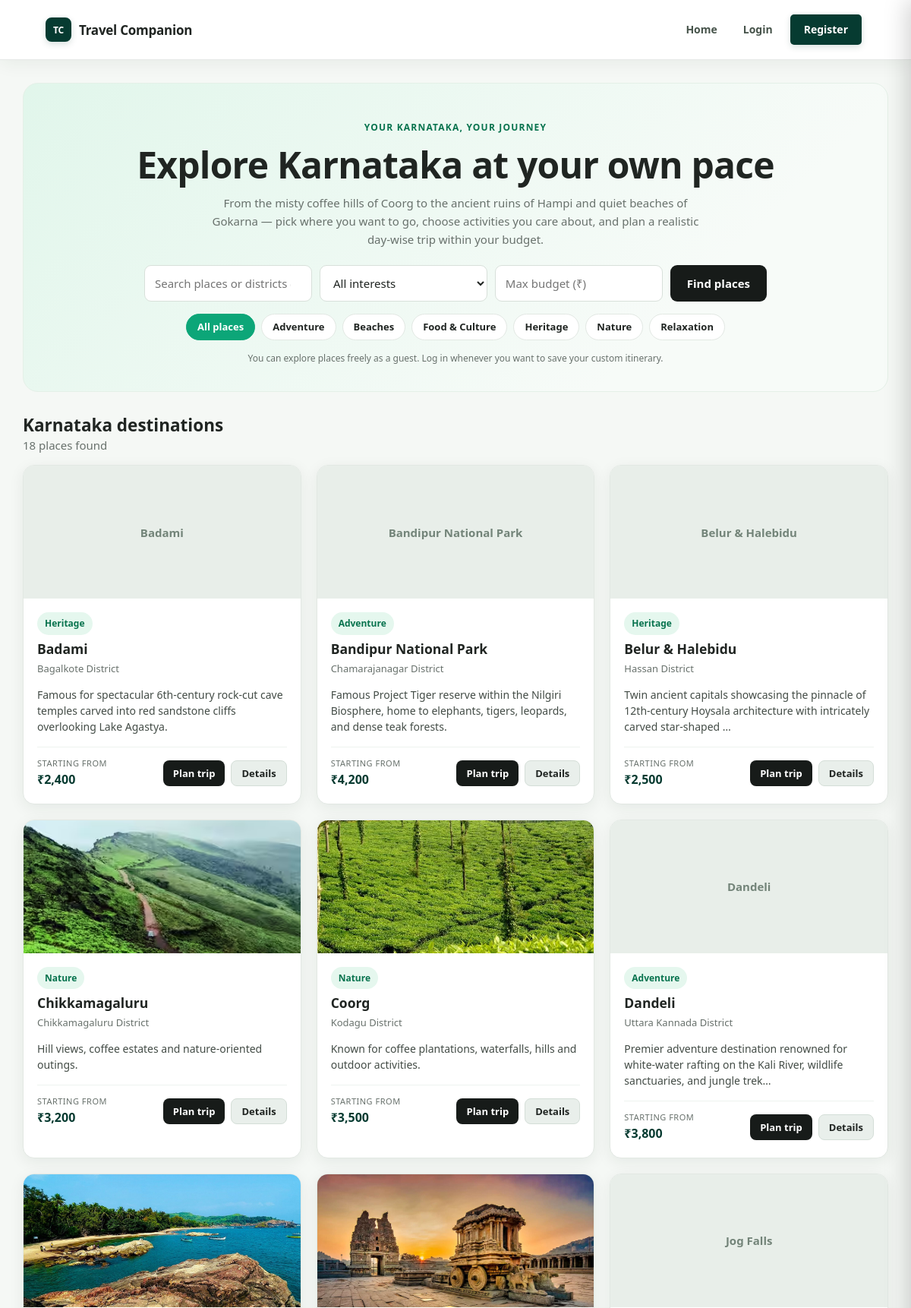
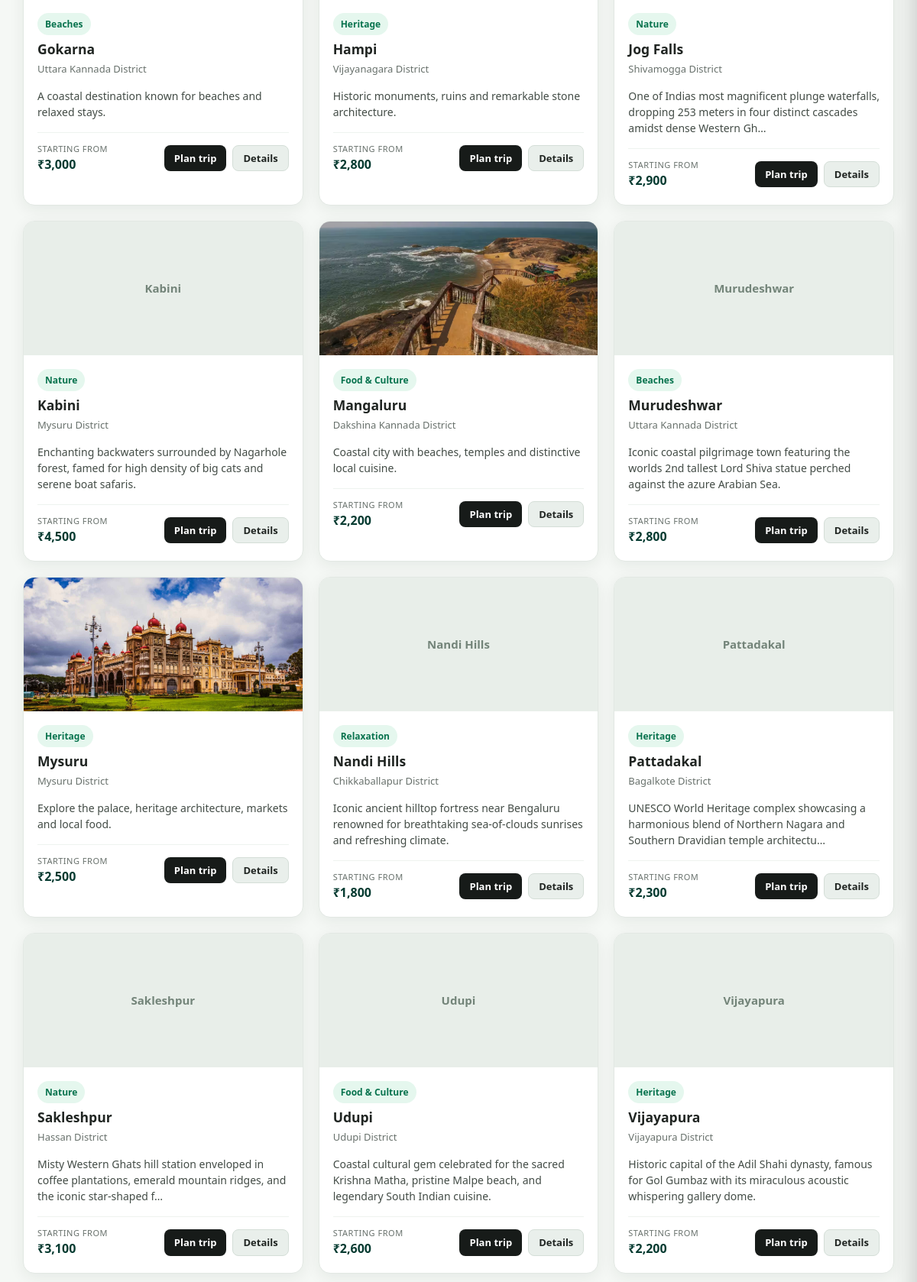
The app's page /frontend/index.php (upper part) with its own data (2 pictures, top to bottom).
### tables this page shows
CREATE TABLE IF NOT EXISTS categories (
    id INT AUTO_INCREMENT PRIMARY KEY,
    name VARCHAR(80) NOT NULL UNIQUE
);

CREATE TABLE IF NOT EXISTS destinations (
    id INT AUTO_INCREMENT PRIMARY KEY,
    name VARCHAR(120) NOT NULL,
    district VARCHAR(100) NOT NULL,
    category_id INT NULL,
    description TEXT,
    image_url VARCHAR(500) DEFAULT '',
    estimated_cost DECIMAL(10,2) NOT NULL DEFAULT 0,
    FOREIGN KEY (category_id)
        REFERENCES categories(id)
        ON DELETE SET NULL
);

### backend/destinations.php (called while the page is built, shortened)
<?php
function ensure_extended_destinations_seeded(PDO $pdo): void
{
    static $seeded = false;
    if ($seeded) {
        return;
    }
    try {
        $count = (int) $pdo->query('SELECT COUNT(*) FROM destinations')->fetchColumn();
        if ($count >= 15) {
            $seeded = true;
            return;
        }
    } catch (Throwable $e) {
    }
}
function get_all_destinations(PDO $pdo, string $q = '', int $categoryId = 0, $budget = null): array
{
    ensure_extended_destinations_seeded($pdo);
    $sql = "SELECT d.*, c.name AS category_name
            FROM destinations d
            LEFT JOIN categories c ON c.id = d.category_id
            WHERE 1=1";
    $params = [];
    $q = trim($q);
    $sql .= " ORDER BY d.name";
    $stmt = $pdo->prepare($sql);
    $stmt->execute($params);
    return $stmt->fetchAll();
}
function get_destination_categories(PDO $pdo): array
{
    return $pdo->query("SELECT * FROM categories ORDER BY name")->fetchAll();
}

### backend/helpers.php (called while the page is built, shortened)
<?php
if (!function_exists('e')) {
    function e(?string $value): string {
        return htmlspecialchars($value ?? '', ENT_QUOTES, 'UTF-8');
    }
}
if (!function_exists('asset_url')) {
    function asset_url(string $path): string {
        if ($path === '' || preg_match('/^https?:\/\//i', $path)) {
            return $path;
        }
        $script = $_SERVER['SCRIPT_NAME'] ?? '';
        $inAdmin = strpos($script, '/admin') !== false;
        $prefix = $inAdmin ? '../' : '';
        return $prefix . ltrim($path, '/');
    }
}

### frontend/index.php (the view, shortened to what this page needs)
<?php
require_once dirname(__DIR__) . '/backend/destinations.php';
$q = trim($_GET['q'] ?? '');
$category = (int) ($_GET['category'] ?? 0);
$minBudget = trim($_GET['budget'] ?? '');
$destinations = get_all_destinations($pdo, $q, $category, $minBudget);
$categories = get_destination_categories($pdo);
require_once __DIR__ . '/includes/header.php';
?>
<section class="hero">
    <div class="eyebrow">
        Your Karnataka, your journey
    </div>
    <h1>Explore Karnataka at your own pace</h1>
    <p>
        From the misty coffee hills of Coorg to the ancient ruins of Hampi and quiet beaches of Gokarna —
        pick where you want to go, choose activities you care about, and plan a realistic day-wise trip within your budget.
    </p>
    <form class="searchbox" method="get" action="index.php" role="search" aria-label="Search destinations">
        <input
            id="search_query"
            type="search"
            name="q"
            placeholder="Search places or districts (e.g. Coorg, Hampi, Udupi)..."
            value="<?= e($q) ?>"
        >
        <select id="search_category" name="category">
            <option value="0">All interests</option>
        </select>
        <input
            id="search_budget"
            type="number"
            min="0"
            step="100"
            name="budget"
            placeholder="Max budget (₹)"
            value="<?= e($minBudget) ?>"
        >
        <button type="submit" class="btn">Find places</button>
    </form>
    <div class="pills-bar">
        <a href="index.php" class="pill <?= ($category === 0 && empty($q) && empty($minBudget)) ? 'active' : '' ?>">
            All places
        </a>
        <?php foreach ($categories as $c): ?>
            <a
                href="index.php?category=<?= (int) $c['id'] ?>"
                class="pill <?= ($category === (int) $c['id']) ? 'active' : '' ?>"
            >
                <?= e($c['name']) ?>
            </a>
        <?php endforeach; ?>
    </div>
    <p class="smalltext" style="margin-top: 14px; margin-bottom: 0;">
        You can explore places freely as a guest. Log in whenever you want to save your custom itinerary.
    </p>
</section>
<div class="between" style="margin-top: 28px; margin-bottom: 14px;">
    <div>
        <h2 style="margin: 0;">Karnataka destinations</h2>
        <span class="muted">
            <?= count($destinations) ?> <?= count($destinations) === 1 ? 'place' : 'places' ?> found
        </span>
    </div>
</div>
<div class="grid">
    <?php foreach ($destinations as $d): ?>
        <article class="card destination">
            <?php if (!empty($d['image_url'])): ?>
                <img
                    src="<?= e(asset_url($d['image_url'])) ?>"
                    alt="<?= e($d['name']) ?> in <?= e($d['district']) ?> district"
                    loading="lazy"
                    onerror="this.style.display='none'; if(this.nextElementSibling) this.nextElementSibling.style.display='flex';"
                >
                <div style="display: none; height: 175px; background: #e8eee9; align-items: center; justify-content: center; color: #738479; font-weight: 600;">
                    <?= e($d['name']) ?>
                </div>
            <?php else: ?>
                <div style="height: 175px; background: #e8eee9; display: flex; align-items: center; justify-content: center; color: #738479; font-weight: 600;">
                    <?= e($d['name']) ?>
                </div>
            <?php endif; ?>
            <div class="body">
                <span class="tag">
                    <?= e($d['category_name'] ?? 'Explore') ?>
                </span>
                <h3 style="margin-top: 8px; margin-bottom: 4px;"><?= e($d['name']) ?></h3>
                <p class="muted" style="margin-top: 0; margin-bottom: 10px; font-size: 13px;">
                    <?= e($d['district']) ?> District
                </p>
                <p style="font-size: 14px; line-height: 1.5; color: #434c46; margin-bottom: 16px;">
                    <?= e(mb_strimwidth($d['description'] ?? '', 0, 120, '…')) ?>
                </p>
                <div class="between" style="border-top: 1px solid #eef3ef; padding-top: 12px; align-items: center;">
                    <div>
                        <span class="muted" style="display: block; font-size: 11px; text-transform: uppercase; letter-spacing: 0.5px;">Starting from</span>
                        <strong style="color: var(--deep); font-size: 16px;">
                            ₹<?= number_format((float) $d['estimated_cost']) ?>
                        </strong>
                    </div>
                    <div style="display: flex; gap: 8px;">
                        <a
                            class="btn small"
                            href="plan_trip.php?destination_id=<?= (int) $d['id'] ?>"
                            aria-label="Plan a trip to <?= e($d['name']) ?>"
                        >
                            Plan trip
                        </a>
                        <a
                            class="btn small secondary"
                            href="destination.php?id=<?= (int) $d['id'] ?>"
                            aria-label="View details for <?= e($d['name']) ?>"
                        >
                            Details
                        </a>
                    </div>
                </div>
            </div>
        </article>
    <?php endforeach; ?>
</div>
<?php require_once __DIR__ . '/includes/footer.php'; ?>

### frontend/assets/style.css (style rules this page uses)
* { box-sizing: border-box; }
:root { --green: #0ca678; --mint: #36d9a4; --deep: #063b31; --ink: #202522; --muted: #68716c; --paper: #f5f8f5; --line: #e2e8e3; --white: #ffffff; --soft-green: #e5f7ee; --shadow: 0 5px 20px rgba(16, 43, 23, 0.07); --shadow-hover: 0 10px 28px rgba(16, 43, 23, 0.12); }
html { scroll-behavior: smooth; overflow-x: hidden; }
body { margin: 0; min-width: 320px; overflow-x: hidden; background: var(--paper); font: 15px/1.6 system-ui, -apple-system, "Segoe UI", sans-serif; color: var(--ink); }
a { color: var(--deep); text-decoration: none; }
img { max-width: 100%; }
.nav-cta, .btn { background: #171b19; color: white; border: 0; border-radius: 9px; padding: 10px 16px; display: inline-flex; align-items: center; justify-content: center; gap: 6px; cursor: pointer; font: inherit; font-weight: 650; text-align: center; text-decoration: none; line-height: 1.4; vertical-align: middle; transition: background 0.2s ease, transform 0.2s ease, box-shadow 0.2s ease, color 0.2s ease; }
.btn.secondary { background: #e9efeb; color: var(--ink); border: 1px solid #d4ded7; }
.btn.small { padding: 7px 13px; font-size: 13px; border-radius: 8px; }
h1, h2, h3 { line-height: 1.25; color: var(--ink); }
h2 { margin-top: 28px; margin-bottom: 14px; }
.muted { color: var(--muted); }
.hero { text-align: center; padding: 48px 24px 34px; background: linear-gradient(135deg, #e1f6eb, #f7fbf8 75%); border: 1px solid #e4f0e7; border-radius: 20px; margin-bottom: 30px; }
.eyebrow { color: #08734e; font-weight: 800; text-transform: uppercase; letter-spacing: 1.2px; font-size: 12px; }
.hero h1 { font-size: clamp(30px, 4vw, 48px); line-height: 1.12; margin: 12px 0; letter-spacing: -0.8px; }
.hero p { color: var(--muted); max-width: 650px; margin: 0 auto 22px; }
.searchbox { display: flex; max-width: 820px; margin: 22px auto 12px; gap: 10px; flex-wrap: wrap; align-items: stretch; }
.searchbox input, .searchbox select { flex: 1; min-width: 150px; }
.searchbox .btn { flex-shrink: 0; padding: 11px 22px; }
.pills-bar { display: flex; gap: 8px; flex-wrap: wrap; justify-content: center; margin: 16px auto 8px; max-width: 820px; }
.pill { display: inline-block; padding: 6px 14px; border-radius: 20px; background: #ffffff; border: 1px solid var(--line); color: var(--ink); font-size: 13px; font-weight: 600; text-decoration: none; transition: all 0.2s ease; }
.pill.active { background: #0ca678; color: #ffffff; border-color: #0ca678; }
.grid { display: grid; grid-template-columns: repeat(3, minmax(0, 1fr)); gap: 20px; }
.card { background: var(--white); border: 1px solid var(--line); border-radius: 15px; padding: 20px; box-shadow: var(--shadow); transition: box-shadow 0.22s ease, border-color 0.22s ease; }
.destination { padding: 0; overflow: hidden; }
.destination img { width: 100%; height: 175px; object-fit: cover; background: #e8eee9; display: block; transition: transform 0.35s ease; }
.destination .body { padding: 18px; }
.destination .body h3 { margin-top: 10px; margin-bottom: 8px; }
.tag { display: inline-block; background: var(--soft-green); color: #08734e; padding: 5px 10px; border-radius: 20px; font-size: 12px; font-weight: 700; }
.between { display: flex; justify-content: space-between; align-items: center; gap: 12px; flex-wrap: wrap; }
input, select, textarea { font: inherit; padding: 11px 13px; border: 1px solid #d8e0da; border-radius: 9px; background: var(--white); width: 100%; min-width: 0; color: var(--ink); transition: border-color 0.2s ease, box-shadow 0.2s ease; }
.smalltext { font-size: 12px; color: var(--muted); }

### records on screen
categories: name "Adventure"
categories: name "Beaches"
categories: name "Food & Culture"
categories: name "Heritage"
categories: name "Nature"
categories: name "Relaxation"
destinations: name "Badami", category.name "Heritage", district "Bagalkote", description "Famous for spectacular 6th-century rock-cut cave temples carved into red sandstone cliffs overlooking Lake Agastya.", estimated_cost "2,400"
destinations: name "Bandipur National Park", category.name "Adventure", district "Chamarajanagar", description "Famous Project Tiger reserve within the Nilgiri Biosphere, home to elephants, tigers, leopards, and dense teak forests.", estimated_cost "4,200"
destinations: name "Belur & Halebidu", category.name "Heritage", district "Hassan", description "Twin ancient capitals showcasing the pinnacle of 12th-century Hoysala architecture with intricately carved star-shaped …", estimated_cost "2,500"
destinations: image_url+name+district (picture), category.name "Nature", name "Chikkamagaluru", district "Chikkamagaluru", description "Hill views, coffee estates and nature-oriented outings.", estimated_cost "3,200"
destinations: image_url+name (picture), category.name "Nature", name "Coorg", district "Kodagu", description "Known for coffee plantations, waterfalls, hills and outdoor activities.", estimated_cost "3,500"
destinations: name "Dandeli", category.name "Adventure", district "Uttara Kannada", description "Premier adventure destination renowned for white-water rafting on the Kali River, wildlife sanctuaries, and jungle trek…", estimated_cost "3,800"
destinations: image_url+name (picture), category.name "Beaches", name "Gokarna", district "Uttara Kannada", description "A coastal destination known for beaches and relaxed stays.", estimated_cost "3,000"
destinations: image_url+name (picture), category.name "Heritage", name "Hampi", district "Vijayanagara", description "Historic monuments, ruins and remarkable stone architecture.", estimated_cost "2,800"
destinations: name "Jog Falls", category.name "Nature", district "Shivamogga", description "One of Indias most magnificent plunge waterfalls, dropping 253 meters in four distinct cascades amidst dense Western Gh…", estimated_cost "2,900"
destinations: name "Kabini", category.name "Nature", district "Mysuru", description "Enchanting backwaters surrounded by Nagarhole forest, famed for high density of big cats and serene boat safaris.", estimated_cost "4,500"
destinations: image_url+name (picture), category.name "Food & Culture", name "Mangaluru", district "Dakshina Kannada", description "Coastal city with beaches, temples and distinctive local cuisine.", estimated_cost "2,200"
destinations: name "Murudeshwar", category.name "Beaches", district "Uttara Kannada", description "Iconic coastal pilgrimage town featuring the worlds 2nd tallest Lord Shiva statue perched against the azure Arabian Sea.", estimated_cost "2,800"
destinations: image_url (picture), category.name "Heritage", name "Mysuru", district "Mysuru", description "Explore the palace, heritage architecture, markets and local food.", estimated_cost "2,500"
destinations: name "Nandi Hills", category.name "Relaxation", district "Chikkaballapur", description "Iconic ancient hilltop fortress near Bengaluru renowned for breathtaking sea-of-clouds sunrises and refreshing climate.", estimated_cost "1,800"
destinations: name "Pattadakal", category.name "Heritage", district "Bagalkote", description "UNESCO World Heritage complex showcasing a harmonious blend of Northern Nagara and Southern Dravidian temple architectu…", estimated_cost "2,300"
destinations: name "Sakleshpur", category.name "Nature", district "Hassan", description "Misty Western Ghats hill station enveloped in coffee plantations, emerald mountain ridges, and the iconic star-shaped f…", estimated_cost "3,100"
destinations: name "Udupi", category.name "Food & Culture", district "Udupi", description "Coastal cultural gem celebrated for the sacred Krishna Matha, pristine Malpe beach, and legendary South Indian cuisine.", estimated_cost "2,600"
destinations: name "Vijayapura", category.name "Heritage", district "Vijayapura", description "Historic capital of the Adil Shahi dynasty, famous for Gol Gumbaz with its miraculous acoustic whispering gallery dome.", estimated_cost "2,200"

### other values on screen
count($destinations) "18"
